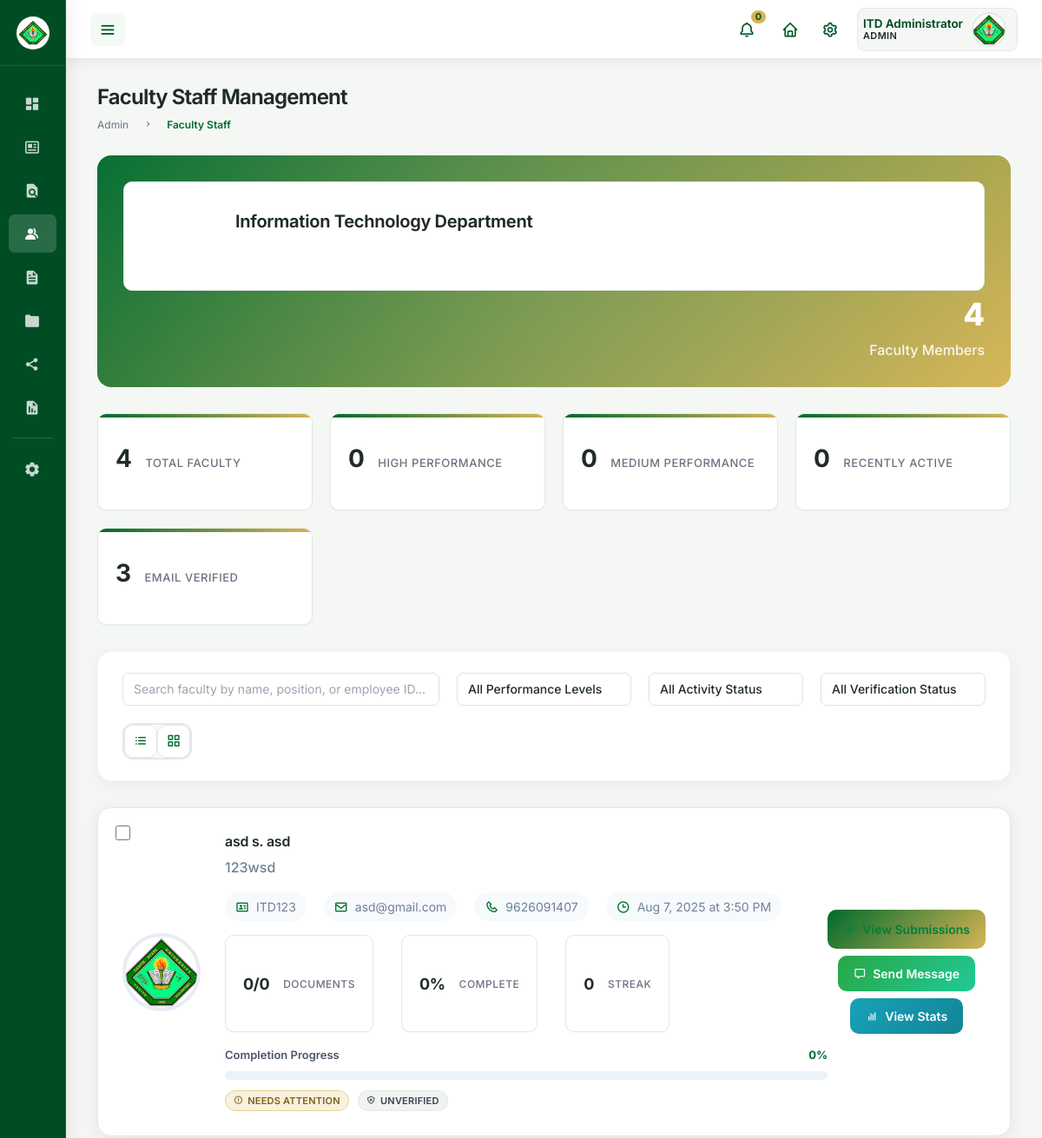
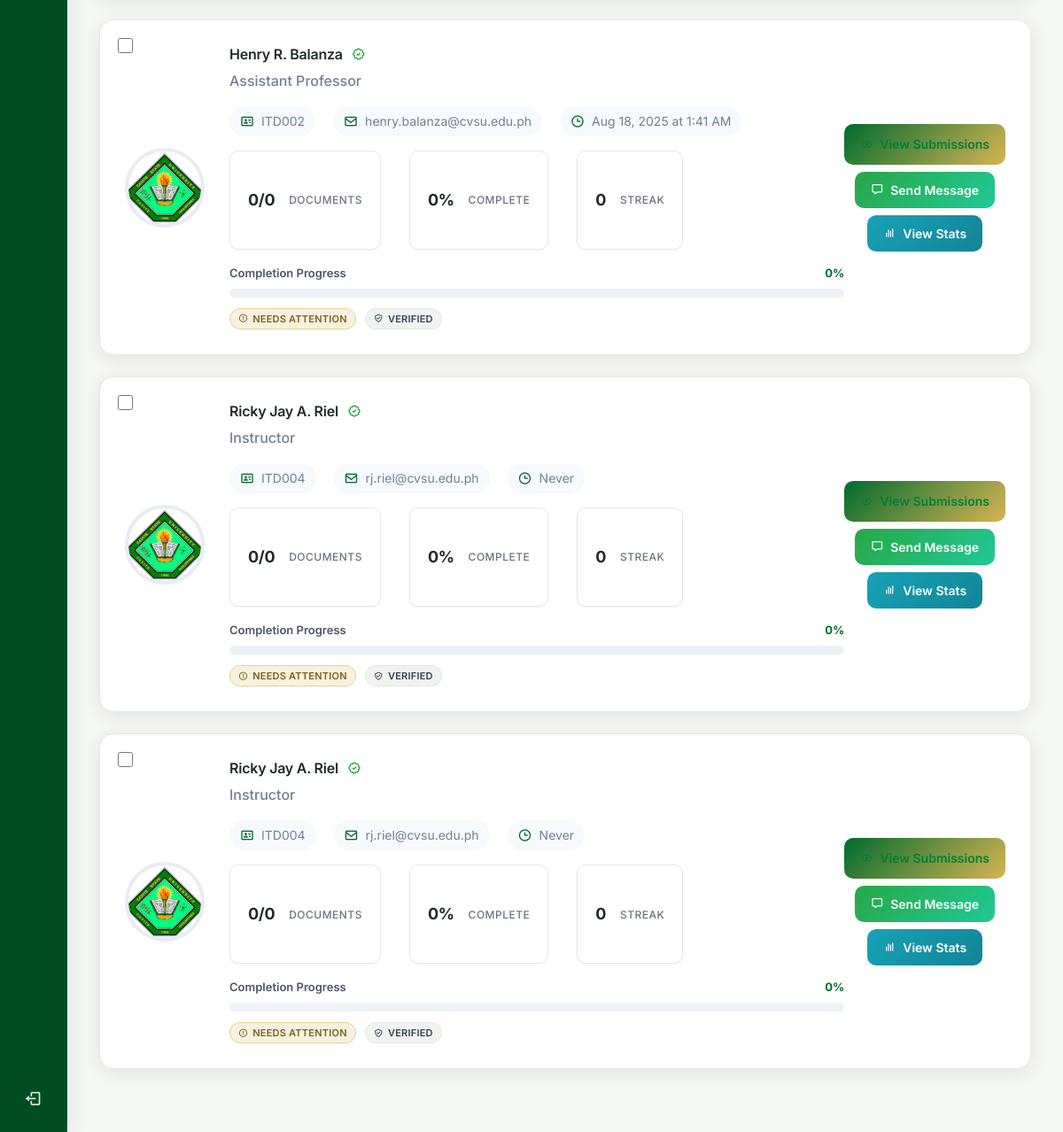
/roles/admin/view-faculty-staff.php (signed in), run on an earlier commit of the app's database (2 pictures, top to bottom).
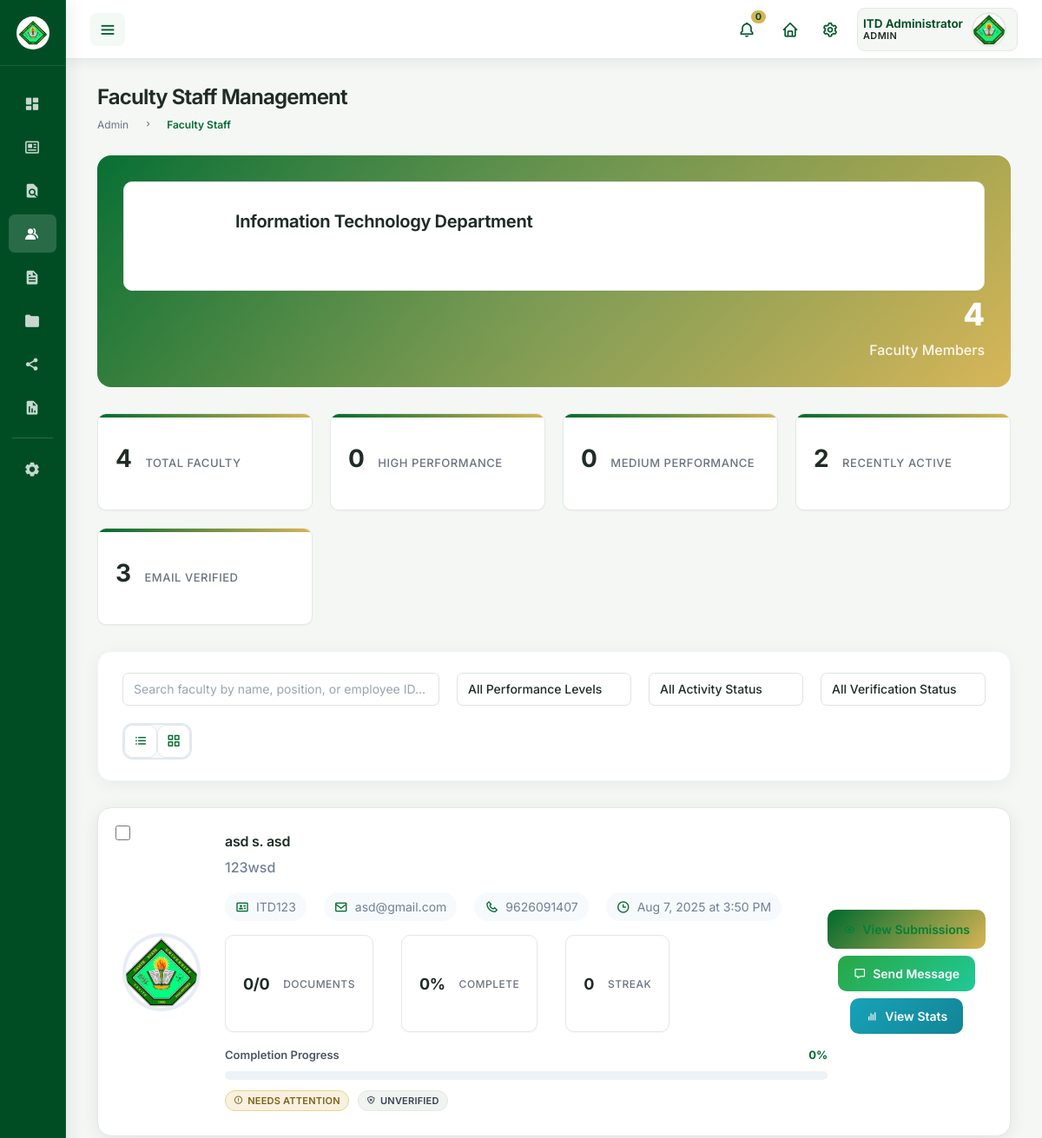
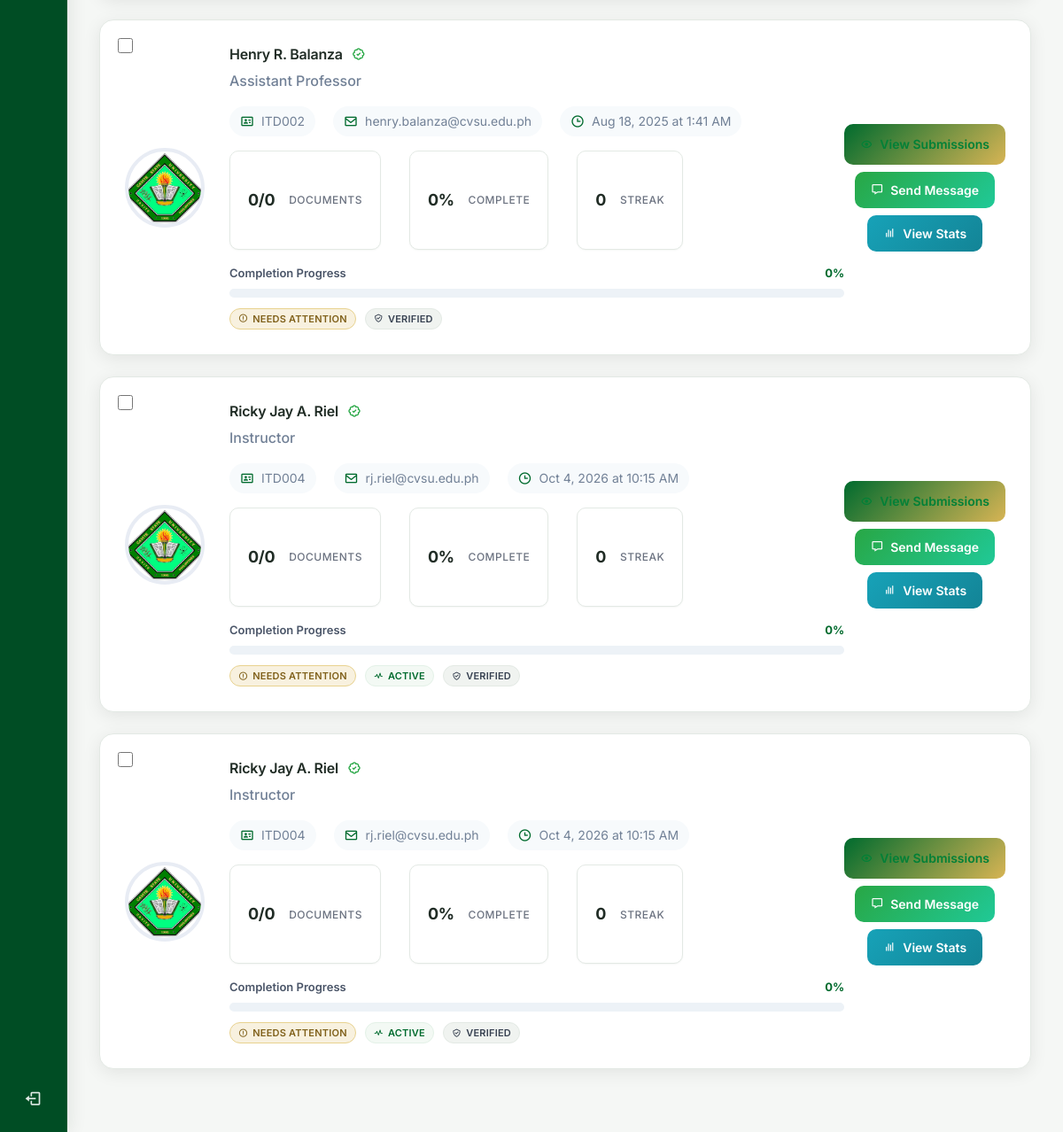
And on a later commit of the database (2 pictures, top to bottom).
### tables this page shows
CREATE TABLE `users` (
  `id` int NOT NULL,
  `username` varchar(50) NOT NULL,
  `email` varchar(255) NOT NULL,
  `password` varchar(255) NOT NULL,
  `role` enum('admin','user','super_admin') NOT NULL DEFAULT 'user',
  `is_approved` tinyint(1) NOT NULL DEFAULT '0',
  `name` varchar(100) NOT NULL,
  `mi` varchar(5) DEFAULT NULL,
  `surname` varchar(100) NOT NULL,
  `employee_id` varchar(20) DEFAULT NULL,
  `position` varchar(100) DEFAULT NULL,
  `department_id` int DEFAULT NULL,
  `is_restricted` tinyint(1) DEFAULT '0',
  `profile_image` varchar(255) DEFAULT NULL,
  `phone` varchar(20) DEFAULT NULL,
  `address` text,
  `date_of_birth` date DEFAULT NULL,
  `hire_date` date DEFAULT NULL,
  `last_login` datetime DEFAULT NULL,
  `failed_login_attempts` int DEFAULT '0',
  `account_locked_until` datetime DEFAULT NULL,
  `email_verified` tinyint(1) DEFAULT '0',
  `email_verification_token` varchar(255) DEFAULT NULL,
  `password_reset_token` varchar(255) DEFAULT NULL,
  `password_reset_expires` datetime DEFAULT NULL,
  `created_at` datetime DEFAULT CURRENT_TIMESTAMP,
  `updated_at` datetime DEFAULT CURRENT_TIMESTAMP ON UPDATE CURRENT_TIMESTAMP,
  `created_by` int DEFAULT NULL,
  `approved_by` int DEFAULT NULL,
  `approved_at` datetime DEFAULT NULL
);

CREATE TABLE `departments` (
  `id` int NOT NULL,
  `department_code` varchar(10) NOT NULL,
  `department_name` varchar(100) NOT NULL,
  `description` text,
  `head_of_department` varchar(100) DEFAULT NULL,
  `contact_email` varchar(255) DEFAULT NULL,
  `contact_phone` varchar(20) DEFAULT NULL,
  `created_at` datetime DEFAULT CURRENT_TIMESTAMP,
  `updated_at` datetime DEFAULT CURRENT_TIMESTAMP ON UPDATE CURRENT_TIMESTAMP,
  `is_active` tinyint(1) DEFAULT '1'
);

### roles/admin/view-faculty-staff.php (the view, shortened to what the rows shown need)
<?php include 'script/faculty-staff.php'; ?>
<!DOCTYPE html>
<html lang="en">
<head>
    <link href='https://unpkg.com/boxicons@2.0.9/css/boxicons.min.css' rel='stylesheet'>
    <link rel="stylesheet" href="assets/css/sidebar.css">
    <link rel="stylesheet" href="assets/css/navbar.css">
    <link rel="stylesheet" href="assets/css/view-staff.css">
    <link rel="stylesheet" href="assets/css/faculty-staff.css">
    <?php include __DIR__ . '/../../includes/theme.php'; ?>
</head>
<body>
    <section id="content">
        <?php include 'components/navbar.html'; ?>
        <main>
            <div class="head-title">
                <div class="left">
                    <h1>Faculty Staff Management</h1>
                </div>
            </div>
            <div class="department-header">
                <div class="department-info">
                    <div>
                        <h2 class="department-title"><?php echo htmlspecialchars($currentAdmin['department_name'] ?? 'Department'); ?></h2>
                        <p class="department-code"><?php echo htmlspecialchars($currentAdmin['department_code'] ?? 'DEPT'); ?> Department</p>
                    </div>
                </div>
            </div>
            <?php if (!empty($facultyStaff)): ?>
                <div class="faculty-list" id="facultyList">
                    <?php foreach ($facultyStaff as $faculty): ?>
                        <?php
                        $stats = getFacultySubmissionStats($pdo, $faculty['id']);
                        $completionRate = $stats['completion_rate'];
                        $completionClass = $completionRate >= 80 ? 'high' : ($completionRate >= 50 ? 'medium' : 'low');
                        $isRecentlyActive = $faculty['recently_active'];
                        $isOnline = $faculty['is_online'];
                        $isEmailVerified = $faculty['email_verified'];
                        $profileImageUrl = getProfileImageUrl($faculty['profile_image']);
                        $originalPath = $faculty['profile_image'];
                        ?>
                         <div class="faculty-card <?php echo $completionClass; ?>-completion"
                            data-name="<?php echo htmlspecialchars(strtolower($faculty['full_name'])); ?>"
                            data-position="<?php echo htmlspecialchars(strtolower($faculty['position'] ?? '')); ?>"
                            data-employee-id="<?php echo htmlspecialchars(strtolower($faculty['employee_id'] ?? '')); ?>"
                            data-completion="<?php echo $completionClass; ?>"
                            data-activity="<?php echo $isRecentlyActive ? 'recent' : 'inactive'; ?>"
                            data-verification="<?php echo $isEmailVerified ? 'verified' : 'unverified'; ?>"
                            data-faculty-id="<?php echo $faculty['id']; ?>">
                            <input type="checkbox" class="faculty-checkbox" value="<?php echo $faculty['id']; ?>">
                            <img src="<?php echo htmlspecialchars($profileImageUrl); ?>"
                                alt="<?php echo htmlspecialchars($faculty['full_name']); ?>"
                                class="faculty-avatar <?php echo $isOnline ? 'online' : ($isRecentlyActive ? 'away' : 'offline'); ?>"
                                data-original-path="<?php echo htmlspecialchars($originalPath ?: ''); ?>"
                                onerror="handleImageError(this)"
                                onload="console.log('Image loaded successfully: ' + this.src)">
                            <div class="faculty-details">
                                <h3 class="faculty-name">
                                    <?php echo htmlspecialchars($faculty['full_name']); ?>
                                    <?php if ($isEmailVerified): ?>
                                        <i class='bx bx-badge-check verified-badge' title="Email Verified"></i>
                                    <?php endif; ?>
                                </h3>
                                <p class="faculty-position"><?php echo htmlspecialchars($faculty['position'] ?? 'Faculty Member'); ?></p>
                                <div class="faculty-meta">
                                    <?php if ($faculty['employee_id']): ?>
                                        <span class="meta-item">
                                            <i class='bx bx-id-card'></i>
                                            <?php echo htmlspecialchars($faculty['employee_id']); ?>
                                        </span>
                                    <?php endif; ?>
                                    <span class="meta-item">
                                        <i class='bx bx-envelope'></i>
                                        <?php echo htmlspecialchars($faculty['email']); ?>
                                    </span>
                                    <?php if ($faculty['phone']): ?>
                                        <span class="meta-item">
                                            <i class='bx bx-phone'></i>
                                            <?php echo htmlspecialchars($faculty['phone']); ?>
                                        </span>
                                    <?php endif; ?>
                                    <span class="meta-item">
                                        <i class='bx bx-time'></i>
                                        <?php echo $faculty['last_login_formatted']; ?>
                                    </span>
                                </div>
                                <div class="faculty-stats">
                                    <div class="stat-item">
                                        <span class="stat-value"><?php echo $stats['total_submitted']; ?>/<?php echo $stats['total_required']; ?></span>
                                        <span class="stat-label">Documents</span>
                                    </div>
                                    <div class="stat-item">
                                        <span class="stat-value"><?php echo $stats['completion_rate']; ?>%</span>
                                        <span class="stat-label">Complete</span>
                                    </div>
                                    <div class="stat-item">
                                        <span class="stat-value"><?php echo $stats['submission_streak']; ?></span>
                                        <span class="stat-label">Streak</span>
                                    </div>
                                </div>
                                <div class="progress-container">
                                    <div class="progress-header">
                                        <span class="progress-label">Completion Progress</span>
                                        <span class="progress-percentage"><?php echo $stats['completion_rate']; ?>%</span>
                                    </div>
                                    <div class="progress-bar">
                                    </div>
                                </div>
                                <div class="status-indicators">
                                    <?php if ($completionRate >= 90): ?>
                                        <span class="status-badge complete">
                                            <i class='bx bx-check-circle'></i> Excellent
                                        </span>
                                    <?php elseif ($completionRate >= 70): ?>
                                        <span class="status-badge partial">
                                            <i class='bx bx-time-five'></i> Good
                                        </span>
                                    <?php else: ?>
                                        <span class="status-badge pending">
                                            <i class='bx bx-error-circle'></i> Needs Attention
                                        </span>
                                    <?php endif; ?>
                                    <?php if ($isRecentlyActive): ?>
                                        <span class="status-badge active">
                                            <i class='bx bx-pulse'></i> Active
                                        </span>
                                    <?php endif; ?>
                                    <span class="status-badge <?php echo $isEmailVerified ? 'verified' : 'unverified'; ?>">
                                        <i class='bx <?php echo $isEmailVerified ? 'bx-check-shield' : 'bx-shield-x'; ?>'></i>
                                        <?php echo $isEmailVerified ? 'Verified' : 'Unverified'; ?>
                                    </span>
                                </div>
                            </div>
                            <div class="action-buttons">
                                <a href="submission_tracker.php?user_id=<?php echo $faculty['id']; ?>" class="btn-view">
                                    <i class='bx bx-show'></i> View Submissions
                                </a>
                                <button class="btn-message" onclick="openMessageModal(<?php echo $faculty['id']; ?>, '<?php echo htmlspecialchars($faculty['full_name'], ENT_QUOTES); ?>')">
                                    <i class='bx bx-message'></i> Send Message
                                </button>
                                <button class="btn-stats" onclick="showDetailedStats(<?php echo $faculty['id']; ?>)">
                                    <i class='bx bx-bar-chart'></i> View Stats
                                </button>
                            </div>
                        </div>
                    <?php endforeach; ?>
                </div>
            <?php endif; ?>
        </main>
    </section>
</body>
</html>

What changed in the data, as far as the page shows it:
changed users "Instructor": last_login_formatted "Never" → "Oct 4, 2026 at 10:15 AM"; now shows "ACTIVE ACTIVE"
Also different on the page:
$recentlyActive: "0" → "2"
